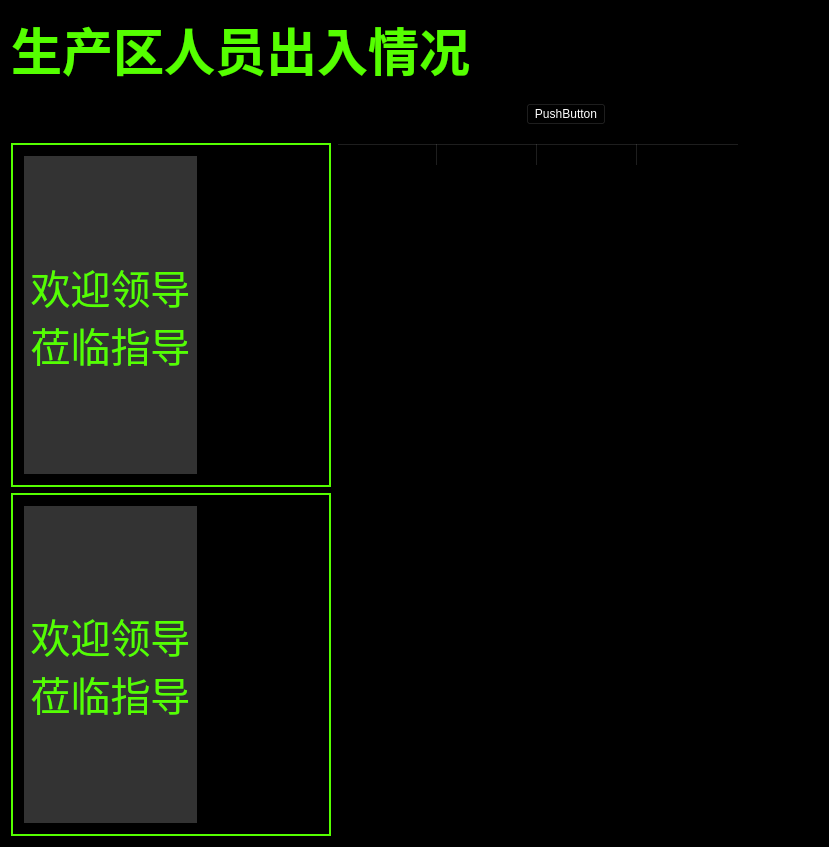
<?xml version="1.0" encoding="UTF-8"?>
<ui version="4.0">
 <class>facerecognitionstatisticsClass</class>
 <widget class="QWidget" name="facerecognitionstatisticsClass">
  <property name="geometry">
   <rect>
    <x>0</x>
    <y>0</y>
    <width>829</width>
    <height>847</height>
   </rect>
  </property>
  <property name="windowTitle">
   <string>facerecognitionstatistics</string>
  </property>
  <property name="styleSheet">
   <string notr="true">background-color: rgb(0, 0, 0);</string>
  </property>
  <layout class="QGridLayout" name="gridLayout_2">
   <item row="0" column="0">
    <widget class="QLabel" name="label_11">
     <property name="font">
      <font>
       <family>宋体</family>
       <pointsize>38</pointsize>
       <weight>75</weight>
       <bold>true</bold>
      </font>
     </property>
     <property name="styleSheet">
      <string notr="true">color: rgb(85, 255, 0);</string>
     </property>
     <property name="text">
      <string>生产区人员出入情况</string>
     </property>
     <property name="alignment">
      <set>Qt::AlignLeading|Qt::AlignLeft|Qt::AlignVCenter</set>
     </property>
    </widget>
   </item>
   <item row="1" column="0">
    <layout class="QHBoxLayout" name="horizontalLayout_2" stretch="10,0,4">
     <item>
      <spacer name="horizontalSpacer">
       <property name="orientation">
        <enum>Qt::Horizontal</enum>
       </property>
       <property name="sizeHint" stdset="0">
        <size>
         <width>365</width>
         <height>20</height>
        </size>
       </property>
      </spacer>
     </item>
     <item>
      <widget class="QPushButton" name="pushButton">
       <property name="styleSheet">
        <string notr="true">color: rgb(255, 255, 255);</string>
       </property>
       <property name="text">
        <string>PushButton</string>
       </property>
      </widget>
     </item>
     <item>
      <widget class="QLabel" name="label_currentTime">
       <property name="font">
        <font>
         <family>宋体</family>
         <pointsize>25</pointsize>
        </font>
       </property>
       <property name="styleSheet">
        <string notr="true">color: rgb(85, 255, 0);</string>
       </property>
       <property name="text">
        <string/>
       </property>
       <property name="alignment">
        <set>Qt::AlignRight|Qt::AlignTrailing|Qt::AlignVCenter</set>
       </property>
      </widget>
     </item>
    </layout>
   </item>
   <item row="2" column="0">
    <layout class="QHBoxLayout" name="horizontalLayout_3" stretch="2,3">
     <item>
      <layout class="QVBoxLayout" name="verticalLayout_4">
       <item>
        <widget class="QFrame" name="frame_1">
         <property name="sizePolicy">
          <sizepolicy hsizetype="Expanding" vsizetype="Expanding">
           <horstretch>0</horstretch>
           <verstretch>0</verstretch>
          </sizepolicy>
         </property>
         <property name="styleSheet">
          <string notr="true">QFrame#frame_1{
border-width: 2px;
border-style: solid;
border-color:  rgb(85, 255, 0);
}</string>
         </property>
         <layout class="QHBoxLayout" name="horizontalLayout" stretch="3,2">
          <item>
           <widget class="QLabel" name="label_picture1">
            <property name="sizePolicy">
             <sizepolicy hsizetype="Expanding" vsizetype="Expanding">
              <horstretch>0</horstretch>
              <verstretch>0</verstretch>
             </sizepolicy>
            </property>
            <property name="font">
             <font>
              <family>宋体</family>
              <pointsize>30</pointsize>
             </font>
            </property>
            <property name="styleSheet">
             <string notr="true">color: rgb(85, 255, 0);
background-color: rgb(51, 51, 51);
</string>
            </property>
            <property name="text">
             <string>欢迎领导
莅临指导</string>
            </property>
            <property name="alignment">
             <set>Qt::AlignCenter</set>
            </property>
           </widget>
          </item>
          <item>
           <layout class="QVBoxLayout" name="verticalLayout" stretch="1,1,1,1,2">
            <item>
             <widget class="QLabel" name="label_department1">
              <property name="sizePolicy">
               <sizepolicy hsizetype="Expanding" vsizetype="Expanding">
                <horstretch>0</horstretch>
                <verstretch>0</verstretch>
               </sizepolicy>
              </property>
              <property name="font">
               <font>
                <family>宋体</family>
                <pointsize>28</pointsize>
                <weight>75</weight>
                <bold>true</bold>
               </font>
              </property>
              <property name="styleSheet">
               <string notr="true">color: rgb(85, 255, 0);</string>
              </property>
              <property name="text">
               <string/>
              </property>
              <property name="alignment">
               <set>Qt::AlignLeading|Qt::AlignLeft|Qt::AlignVCenter</set>
              </property>
             </widget>
            </item>
            <item>
             <widget class="QLabel" name="label_personname1">
              <property name="sizePolicy">
               <sizepolicy hsizetype="Expanding" vsizetype="Expanding">
                <horstretch>0</horstretch>
                <verstretch>0</verstretch>
               </sizepolicy>
              </property>
              <property name="font">
               <font>
                <family>宋体</family>
                <pointsize>28</pointsize>
                <weight>75</weight>
                <bold>true</bold>
               </font>
              </property>
              <property name="styleSheet">
               <string notr="true">color: rgb(85, 255, 0);</string>
              </property>
              <property name="text">
               <string/>
              </property>
              <property name="alignment">
               <set>Qt::AlignLeading|Qt::AlignLeft|Qt::AlignVCenter</set>
              </property>
             </widget>
            </item>
            <item>
             <widget class="QLabel" name="label_personno1">
              <property name="sizePolicy">
               <sizepolicy hsizetype="Expanding" vsizetype="Expanding">
                <horstretch>0</horstretch>
                <verstretch>0</verstretch>
               </sizepolicy>
              </property>
              <property name="font">
               <font>
                <family>宋体</family>
                <pointsize>28</pointsize>
                <weight>75</weight>
                <bold>true</bold>
               </font>
              </property>
              <property name="styleSheet">
               <string notr="true">color: rgb(85, 255, 0);</string>
              </property>
              <property name="text">
               <string/>
              </property>
              <property name="alignment">
               <set>Qt::AlignLeading|Qt::AlignLeft|Qt::AlignVCenter</set>
              </property>
             </widget>
            </item>
            <item>
             <widget class="QLabel" name="label_personage1">
              <property name="sizePolicy">
               <sizepolicy hsizetype="Expanding" vsizetype="Expanding">
                <horstretch>0</horstretch>
                <verstretch>0</verstretch>
               </sizepolicy>
              </property>
              <property name="font">
               <font>
                <family>宋体</family>
                <pointsize>28</pointsize>
                <weight>75</weight>
                <bold>true</bold>
               </font>
              </property>
              <property name="styleSheet">
               <string notr="true">color: rgb(85, 255, 0);</string>
              </property>
              <property name="text">
               <string/>
              </property>
              <property name="alignment">
               <set>Qt::AlignLeading|Qt::AlignLeft|Qt::AlignVCenter</set>
              </property>
             </widget>
            </item>
            <item>
             <spacer name="verticalSpacer">
              <property name="orientation">
               <enum>Qt::Vertical</enum>
              </property>
              <property name="sizeHint" stdset="0">
               <size>
                <width>20</width>
                <height>40</height>
               </size>
              </property>
             </spacer>
            </item>
           </layout>
          </item>
         </layout>
        </widget>
       </item>
       <item>
        <widget class="QFrame" name="frame_2">
         <property name="sizePolicy">
          <sizepolicy hsizetype="Expanding" vsizetype="Expanding">
           <horstretch>0</horstretch>
           <verstretch>0</verstretch>
          </sizepolicy>
         </property>
         <property name="styleSheet">
          <string notr="true">QFrame#frame_2{
border-width: 2px;
border-style: solid;
border-color:  rgb(85, 255, 0);
}</string>
         </property>
         <layout class="QHBoxLayout" name="horizontalLayout_4" stretch="3,2">
          <item>
           <widget class="QLabel" name="label_picture2">
            <property name="sizePolicy">
             <sizepolicy hsizetype="Expanding" vsizetype="Expanding">
              <horstretch>0</horstretch>
              <verstretch>0</verstretch>
             </sizepolicy>
            </property>
            <property name="font">
             <font>
              <family>宋体</family>
              <pointsize>30</pointsize>
             </font>
            </property>
            <property name="styleSheet">
             <string notr="true">color: rgb(85, 255, 0);
background-color: rgb(51, 51, 51);</string>
            </property>
            <property name="text">
             <string>欢迎领导
莅临指导</string>
            </property>
            <property name="alignment">
             <set>Qt::AlignCenter</set>
            </property>
           </widget>
          </item>
          <item>
           <layout class="QVBoxLayout" name="verticalLayout_2" stretch="1,1,1,1,2">
            <item>
             <widget class="QLabel" name="label_department2">
              <property name="sizePolicy">
               <sizepolicy hsizetype="Expanding" vsizetype="Expanding">
                <horstretch>0</horstretch>
                <verstretch>0</verstretch>
               </sizepolicy>
              </property>
              <property name="font">
               <font>
                <family>宋体</family>
                <pointsize>28</pointsize>
                <weight>75</weight>
                <bold>true</bold>
               </font>
              </property>
              <property name="styleSheet">
               <string notr="true">color: rgb(85, 255, 0);</string>
              </property>
              <property name="text">
               <string/>
              </property>
              <property name="alignment">
               <set>Qt::AlignLeading|Qt::AlignLeft|Qt::AlignVCenter</set>
              </property>
             </widget>
            </item>
            <item>
             <widget class="QLabel" name="label_personname2">
              <property name="sizePolicy">
               <sizepolicy hsizetype="Expanding" vsizetype="Expanding">
                <horstretch>0</horstretch>
                <verstretch>0</verstretch>
               </sizepolicy>
              </property>
              <property name="font">
               <font>
                <family>宋体</family>
                <pointsize>28</pointsize>
                <weight>75</weight>
                <bold>true</bold>
               </font>
              </property>
              <property name="styleSheet">
               <string notr="true">color: rgb(85, 255, 0);</string>
              </property>
              <property name="text">
               <string/>
              </property>
              <property name="alignment">
               <set>Qt::AlignLeading|Qt::AlignLeft|Qt::AlignVCenter</set>
              </property>
             </widget>
            </item>
            <item>
             <widget class="QLabel" name="label_personno2">
              <property name="sizePolicy">
               <sizepolicy hsizetype="Expanding" vsizetype="Expanding">
                <horstretch>0</horstretch>
                <verstretch>0</verstretch>
               </sizepolicy>
              </property>
              <property name="font">
               <font>
                <family>宋体</family>
                <pointsize>28</pointsize>
                <weight>75</weight>
                <bold>true</bold>
               </font>
              </property>
              <property name="styleSheet">
               <string notr="true">color: rgb(85, 255, 0);</string>
              </property>
              <property name="text">
               <string/>
              </property>
              <property name="alignment">
               <set>Qt::AlignLeading|Qt::AlignLeft|Qt::AlignVCenter</set>
              </property>
             </widget>
            </item>
            <item>
             <widget class="QLabel" name="label_personage2">
              <property name="sizePolicy">
               <sizepolicy hsizetype="Expanding" vsizetype="Expanding">
                <horstretch>0</horstretch>
                <verstretch>0</verstretch>
               </sizepolicy>
              </property>
              <property name="font">
               <font>
                <family>宋体</family>
                <pointsize>28</pointsize>
                <weight>75</weight>
                <bold>true</bold>
               </font>
              </property>
              <property name="styleSheet">
               <string notr="true">color: rgb(85, 255, 0);</string>
              </property>
              <property name="lineWidth">
               <number>12</number>
              </property>
              <property name="text">
               <string/>
              </property>
              <property name="alignment">
               <set>Qt::AlignLeading|Qt::AlignLeft|Qt::AlignVCenter</set>
              </property>
             </widget>
            </item>
            <item>
             <spacer name="verticalSpacer_2">
              <property name="orientation">
               <enum>Qt::Vertical</enum>
              </property>
              <property name="sizeHint" stdset="0">
               <size>
                <width>20</width>
                <height>40</height>
               </size>
              </property>
             </spacer>
            </item>
           </layout>
          </item>
         </layout>
        </widget>
       </item>
      </layout>
     </item>
     <item>
      <layout class="QVBoxLayout" name="verticalLayout_3" stretch="10">
       <item>
        <widget class="QTableWidget" name="tableWidget">
         <property name="font">
          <font>
           <family>宋体</family>
           <pointsize>27</pointsize>
           <weight>75</weight>
           <bold>true</bold>
          </font>
         </property>
         <property name="styleSheet">
          <string notr="true"/>
         </property>
         <column>
          <property name="text">
           <string>单位</string>
          </property>
         </column>
         <column>
          <property name="text">
           <string>进入人次</string>
          </property>
         </column>
         <column>
          <property name="text">
           <string>离开人次</string>
          </property>
         </column>
         <column>
          <property name="text">
           <string>在场人数</string>
          </property>
         </column>
        </widget>
       </item>
      </layout>
     </item>
    </layout>
   </item>
  </layout>
 </widget>
 <layoutdefault spacing="6" margin="11"/>
 <resources>
  <include location="facerecognitionstatistics.qrc"/>
 </resources>
 <connections/>
</ui>
